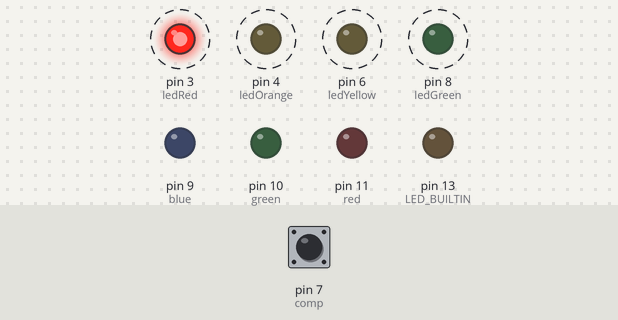
Bench run of a sketch on a simulated Arduino Uno, built with avr-gcc and run on an emulated ATmega328P. On the bench: output pins drawn as LEDs (lit = HIGH). Dashed ring = blinking. The test bench sets the inputs (shaded band); at power-on: pin 7 (comp) LOW.

Above: at 1.7 s.
2.5 s: pin 7 (comp) driven HIGH
At 4.1 s:
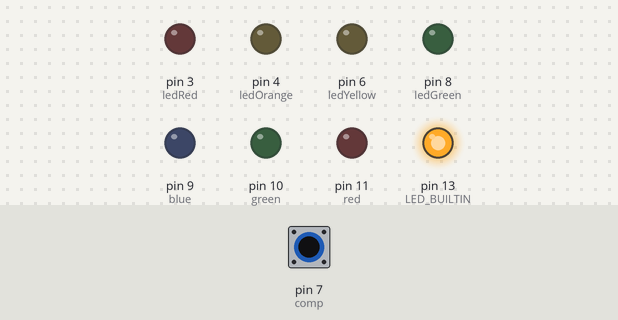
4.7 s: pin 7 (comp) driven LOW
At 4.8 s:
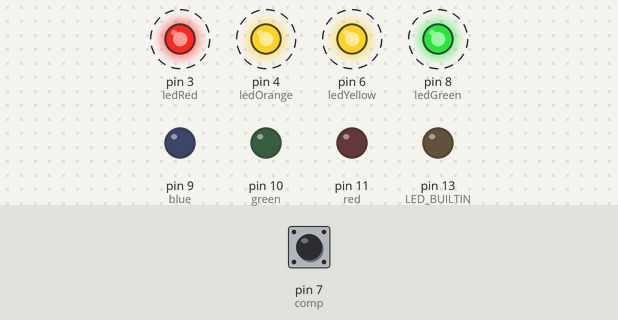
8.2 s: pin 7 (comp) pulsed HIGH 2 times (0.12 s each, 0.3 s apart)
At 8.42 s:
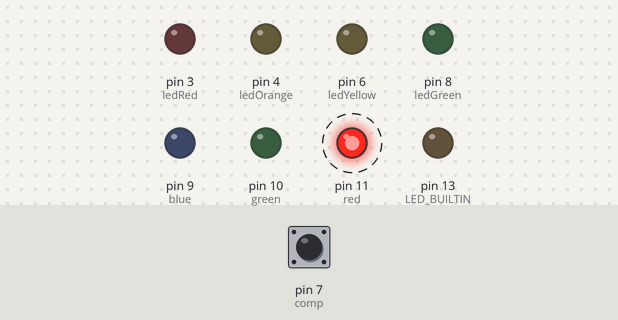
Timing chart, 0 to 17.7 s (numbered marks = the images above; inputs shaded):
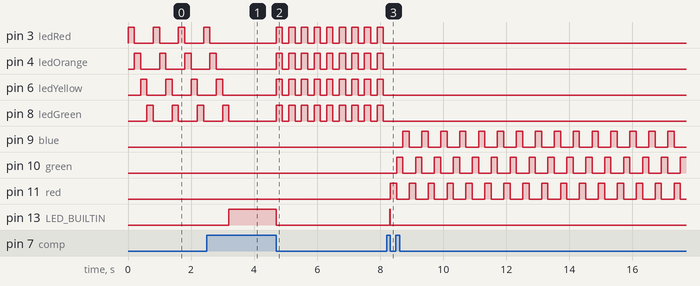

Measured:
- after the input at 2.5 s, pin 3 (ledRed): goes on until 2.6 s, then stays LOW; pin 4 (ledOrange): goes on until 2.8 s, then stays LOW; pin 6 (ledYellow): goes on until 3.0 s, then stays LOW; pin 8 (ledGreen): goes on until 3.2 s, then stays LOW; pin 13 (LED_BUILTIN): LOW → HIGH after 0.70 s
- after the input at 4.7 s, pin 3 (ledRed), pin 4 (ledOrange), pin 6 (ledYellow), pin 8 (ledGreen): alternates HIGH for 0.20 s and LOW for 0.20 s, starting at once; pin 13 (LED_BUILTIN): HIGH → LOW at once
- after the input at 8.2 s, pin 3 (ledRed), pin 4 (ledOrange): stops changing and stays LOW
- by itself, pin 3 (ledRed), pin 4 (ledOrange), pin 6 (ledYellow), pin 8 (ledGreen): alternates HIGH for 0.20 s and LOW for 0.60 s

The sketch:

My-Arduino-Project.ino
```cpp
int ledRed = 3;
int ledOrange = 4;
int ledYellow = 6;
int ledGreen = 8;
int red = 11;
int green = 10;
int blue = 9;
int comp = 7;
int time1 = 200;
int time2 = 1;
int time3 = 1000;
int n = 0;

void setup() {
  pinMode(LED_BUILTIN, OUTPUT);
  pinMode(ledRed, OUTPUT);
  pinMode(ledOrange, OUTPUT);
  pinMode(ledYellow, OUTPUT);
  pinMode(ledGreen, OUTPUT);
  pinMode(red, OUTPUT);
  pinMode(green, OUTPUT);
  pinMode(blue, OUTPUT);
  pinMode(comp, INPUT);
}

void loop() {
  if(digitalRead(comp) == HIGH) {
    while(digitalRead(comp) == HIGH) {
      digitalWrite(LED_BUILTIN, HIGH);
    }
    digitalWrite(LED_BUILTIN, LOW);
    n++;
    if(n > 3) {
      n = 0;
    }
  }
  switch(n) {
    case(0):
      digitalWrite(ledRed, HIGH);
      delay(time1);
      digitalWrite(ledRed, LOW);
      digitalWrite(ledOrange, HIGH);
      delay(time1);
      digitalWrite(ledOrange, LOW);
      digitalWrite(ledYellow, HIGH);
      delay(time1);
      digitalWrite(ledYellow, LOW);
      digitalWrite(ledGreen, HIGH);
      delay(time1);
      digitalWrite(ledGreen, LOW);
      break;
    case 1:
      digitalWrite(ledRed, HIGH);
      digitalWrite(ledOrange, HIGH);
      digitalWrite(ledYellow, HIGH);
      digitalWrite(ledGreen, HIGH);
      delay(time1);
      digitalWrite(ledRed, LOW);
      digitalWrite(ledOrange, LOW);
      digitalWrite(ledYellow, LOW);
      digitalWrite(ledGreen, LOW);
      delay(time1);
      break;
    case 2:
      digitalWrite(red, HIGH);
      delay(time1);
      digitalWrite(red, LOW);
      digitalWrite(green, HIGH);
      delay(time1);
      digitalWrite(green, LOW);
      digitalWrite(blue, HIGH);
      delay(time1);
      digitalWrite(blue, LOW);
      break;
    case 3:
      digitalWrite(red, HIGH);
      digitalWrite(green, HIGH);
      digitalWrite(blue, HIGH);
      delay(time2);
      digitalWrite(blue, LOW);
      digitalWrite(red, LOW);
      digitalWrite(green, LOW);
      delay(time3);
      break;
  }
}
```
